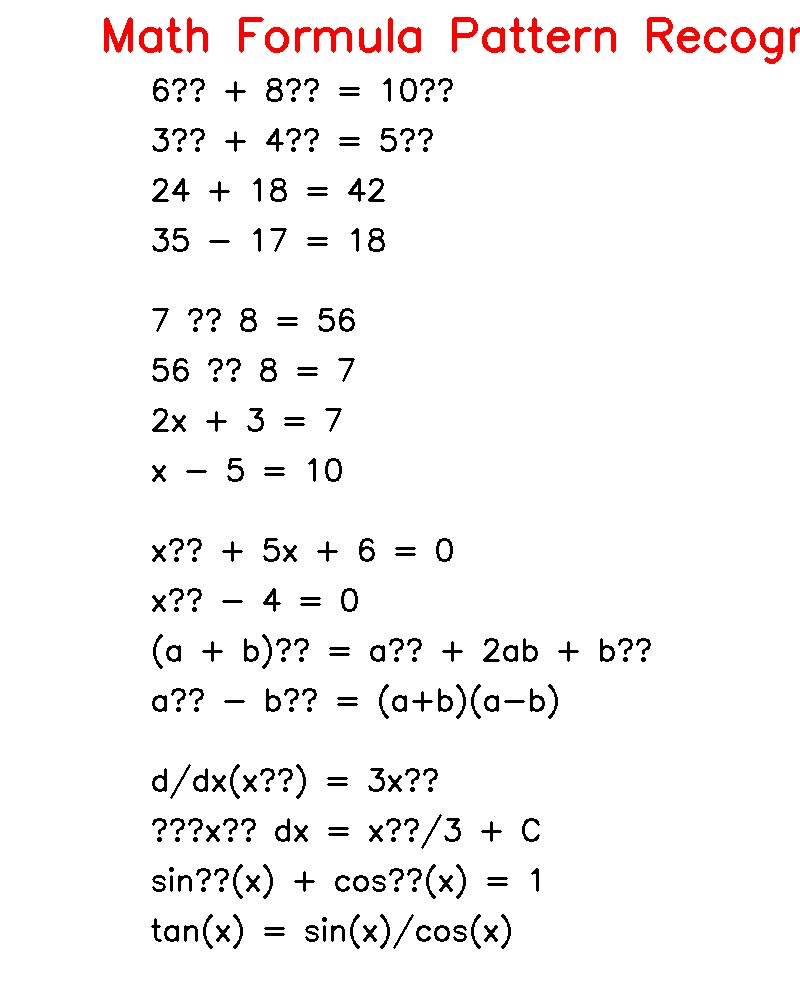
#> input picture math_formulas_test.jpg, 800 x 1000 px
$ python -i ocr.py   (imports and definitions only)
#> lines starting #> are read from the running program, lines starting #| are printed output that depends on the picture; after the words box and inside, x2 and y2 are one past the last pixel; in counts of white or black regions, pixels touching at a corner belong together
#> further down, picture is the input picture: shape (1000, 800, 3); mean B, G, R 245.1, 245.1, 247.2
import pytesseract
import cv2
import numpy as np
import os
from .config import TESSERACT_CONFIG, IMAGE_SETTINGS

# Set Tesseract path
tesseract_path = r'C:\Program Files\Tesseract-OCR\tesseract.exe'
if os.path.exists(tesseract_path):
    pytesseract.pytesseract.tesseract_cmd = tesseract_path

class OCRProcessor:
    def __init__(self):
        self.config = TESSERACT_CONFIG

    def preprocess_image(self, image):
        """Preprocess image for better OCR results."""
        # Convert to grayscale
        gray = cv2.cvtColor(image, cv2.COLOR_BGR2GRAY)

        # Resize if needed
        if gray.shape[1] > IMAGE_SETTINGS['preprocess']['resize_width']:
            scale = IMAGE_SETTINGS['preprocess']['resize_width'] / gray.shape[1]
            gray = cv2.resize(gray, None, fx=scale, fy=scale)

        # Apply adaptive thresholding for better handling of handwritten text
        thresh = cv2.adaptiveThreshold(
            gray,
            255,
            cv2.ADAPTIVE_THRESH_GAUSSIAN_C,
            cv2.THRESH_BINARY_INV,
            11,  # Block size
            2    # C constant
        )
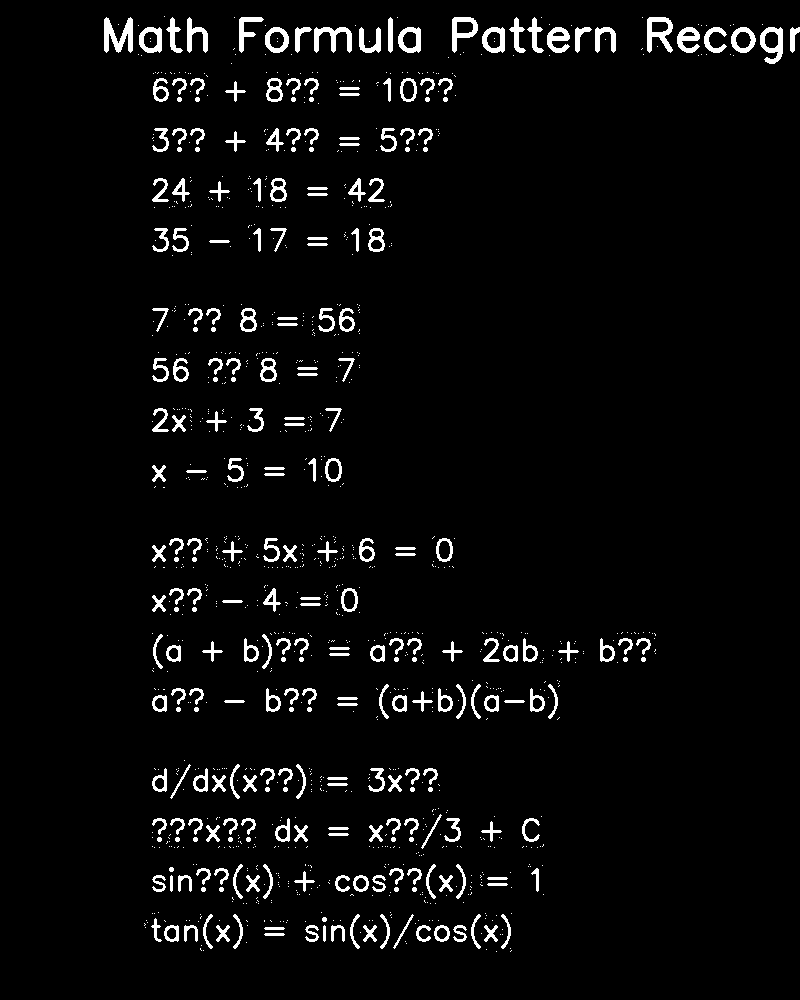
#> thresh: shape (1000, 800); 4% white; 1168 white regions (893 under 20 px), largest, box (x1, y1, x2, y2) and area: (104, 17, 133, 53) 592, (647, 17, 673, 53) 486, (314, 27, 352, 53) 464

        # Remove noise
        kernel = np.ones((2,2), np.uint8)
        thresh = cv2.morphologyEx(thresh, cv2.MORPH_CLOSE, kernel)
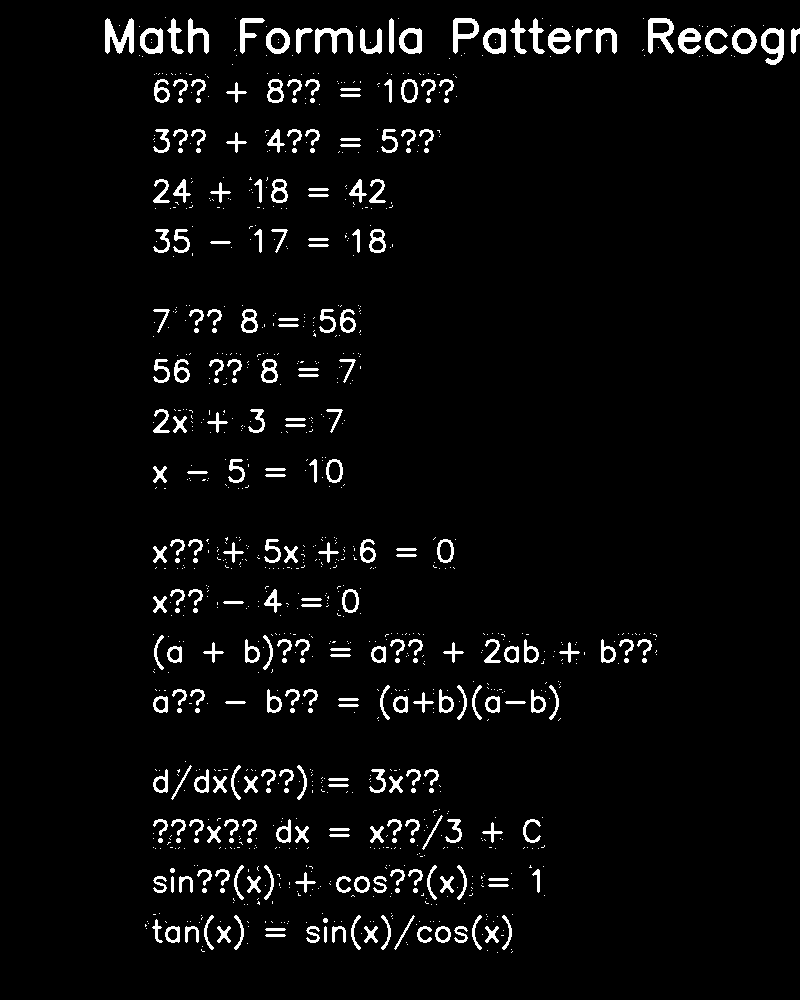
#> thresh: shape (1000, 800); 4% white; 1066 white regions (791 under 20 px), largest, box (x1, y1, x2, y2) and area: (105, 18, 134, 54) 598, (648, 18, 674, 54) 486, (315, 28, 353, 54) 465

        # Invert back
        thresh = cv2.bitwise_not(thresh)

        return thresh

    def extract_text(self, image):
        """
        Extract text from an image using OCR.

        Args:
            image (numpy.ndarray): Input image

        Returns:
            str: Extracted text
        """
        # Preprocess image
        processed = self.preprocess_image(image)

        # Try math-specific OCR
        try:
            # Get detailed OCR data including confidence scores
#> (the run stopped early here; a loop or call above may not have finished)

$ run again, on math_test_sample.jpg
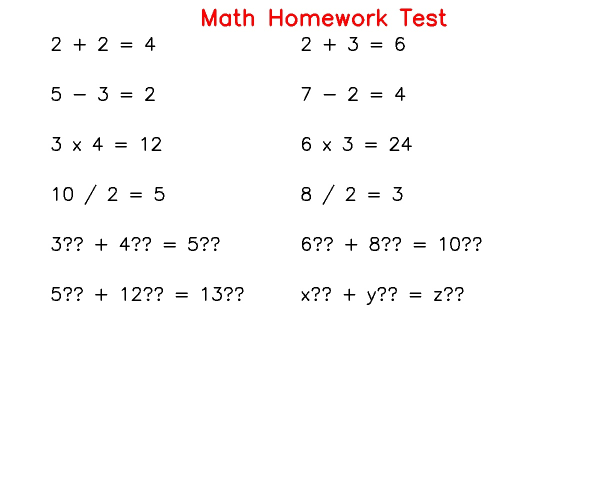
#> input picture math_test_sample.jpg, 1200 x 1000 px (shown at 1/2 size)
#> picture is the input picture: shape (1000, 1200, 3); mean B, G, R 250.9, 250.9, 251.9
#> in preprocess_image, `thresh = cv2.adaptiveThreshold( gray, 255, cv2.ADAPTIVE_THRESH_GAUSSIA..`:
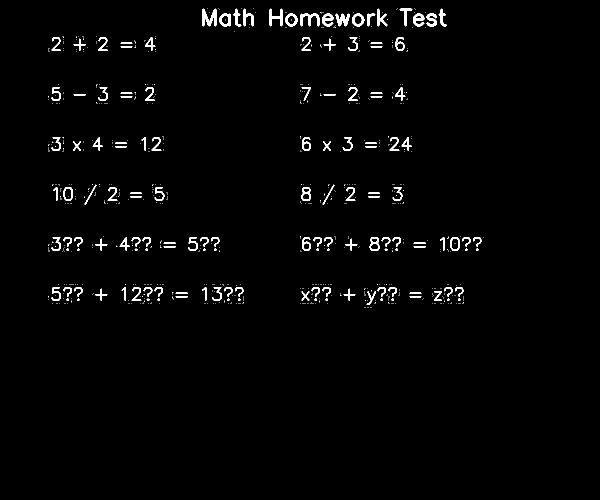
#> thresh: shape (1000, 1200) (shown at 1/2 size); 1.7% white; 847 white regions (705 under 20 px), largest, box (x1, y1, x2, y2) and area: (404, 17, 433, 53) 592, (601, 27, 639, 53) 461, (539, 17, 565, 53) 416
#> in preprocess_image, `thresh = cv2.bitwise_not(thresh)`:
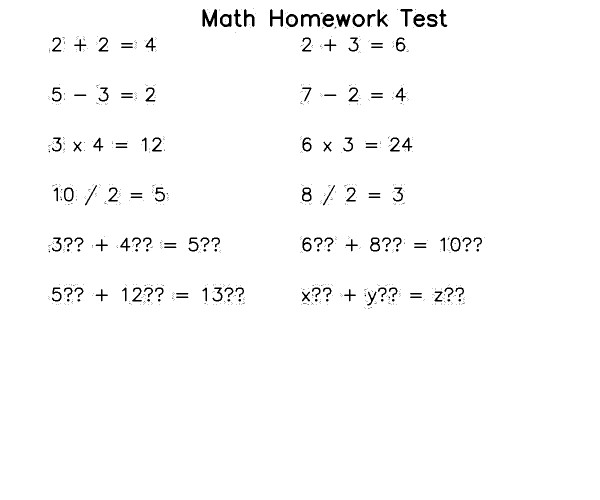
#> thresh: shape (1000, 1200) (shown at 1/2 size); 98.3% white; 767 black regions (625 under 20 px), largest, box (x1, y1, x2, y2) and area: (405, 18, 434, 54) 598, (602, 28, 640, 54) 462, (672, 28, 701, 54) 417

$ run again, on test_patterns.jpg
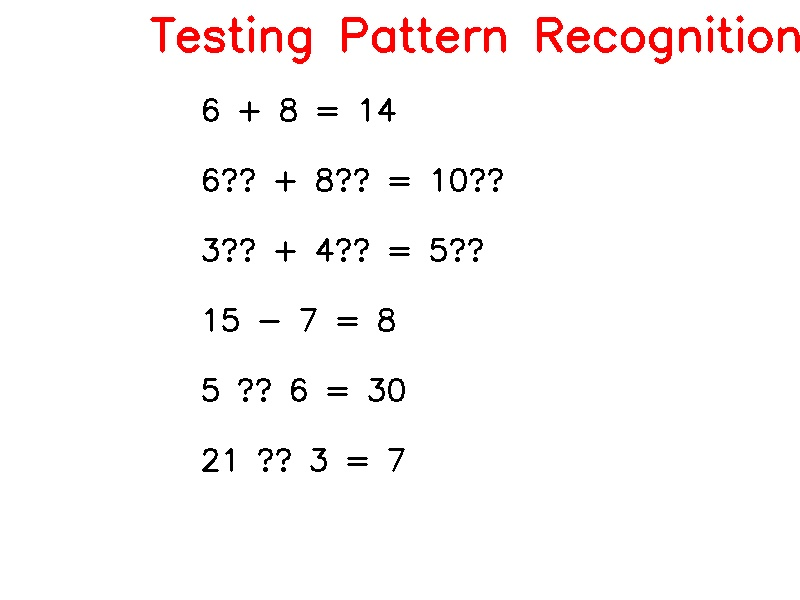
#> input picture test_patterns.jpg, 800 x 600 px
#> picture is the input picture: shape (600, 800, 3); mean B, G, R 247.6, 247.7, 251.1
#> in preprocess_image, `thresh = cv2.adaptiveThreshold( gray, 255, cv2.ADAPTIVE_THRESH_GAUSSIA..`:
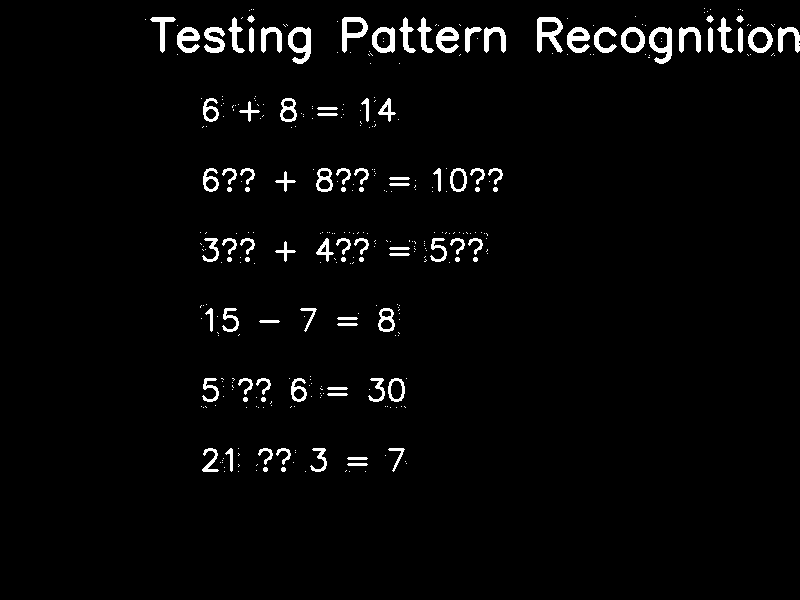
#> thresh: shape (600, 800); 2.9% white; 363 white regions (264 under 20 px), largest, box (x1, y1, x2, y2) and area: (537, 17, 563, 53) 483, (288, 27, 311, 64) 444, (649, 27, 672, 64) 442
#> in preprocess_image, `thresh = cv2.morphologyEx(thresh, cv2.MORPH_CLOSE, kernel)`:
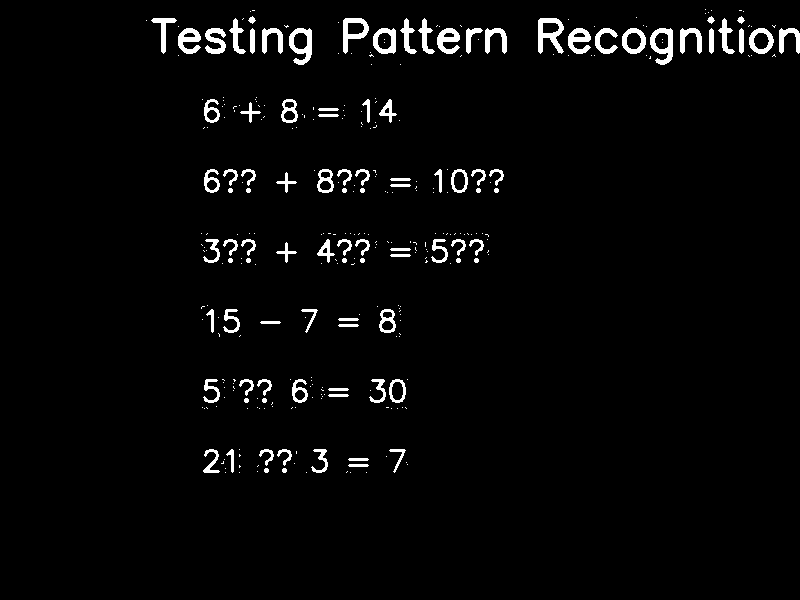
#> thresh: shape (600, 800); 2.9% white; 336 white regions (237 under 20 px), largest, box (x1, y1, x2, y2) and area: (538, 18, 564, 54) 484, (289, 28, 312, 65) 445, (650, 28, 673, 65) 443
